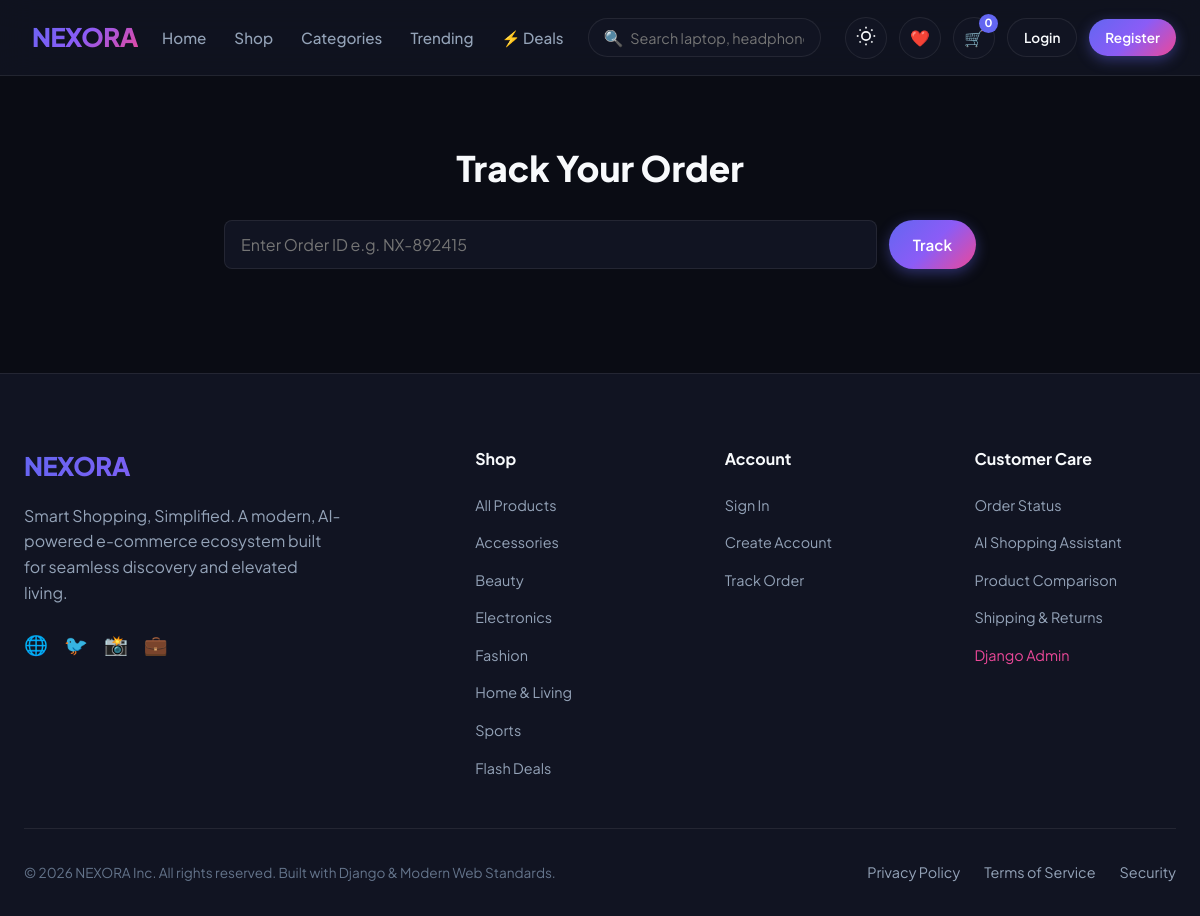
Page /order/track/ on the committed database.
### store/models.py (models this page shows, shortened)
class Category(models.Model):
    name = models.CharField(max_length=100, unique=True)
    slug = models.SlugField(max_length=120, unique=True)
    description = models.TextField(blank=True, null=True)
    image_url = models.URLField(max_length=500, blank=True, null=True)
    icon = models.CharField(max_length=50, default='bi-tag', help_text='Icon class or identifier')
    created_at = models.DateTimeField(auto_now_add=True)
    class Meta:
        verbose_name_plural = 'Categories'
        ordering = ['name']

### store/views.py (the view)
# urls.py: path('order/track/', views.order_tracking_view, name='order_tracking'),
def order_tracking_view(request, order_id=None):
    order = None
    query_id = request.GET.get('order_id', order_id or '').strip()
    if query_id:
        order = Order.objects.filter(order_id__iexact=query_id).first()
        if not order:
            messages.error(request, f'No order found with ID "{query_id}". Please check and try again.')
    return render(request, 'store/order_tracking.html', {
        'order': order,
        'searched_id': query_id
    })

### store/context_processors.py (called while the page is built)
def global_store_context(request):
    categories = Category.objects.all()
    cart_count = 0
    wishlist_count = 0
    compare_list = request.session.get('compare_list', [])
    if request.user.is_authenticated:
        cart = Cart.objects.filter(user=request.user).first()
        if cart:
            cart_count = cart.total_items
        wishlist_count = Wishlist.objects.filter(user=request.user).count()
    else:
        session_key = request.session.session_key
        if session_key:
            cart = Cart.objects.filter(session_key=session_key).first()
            if cart:
                cart_count = cart.total_items
    return {
        'global_categories': categories,
        'cart_count': cart_count,
        'wishlist_count': wishlist_count,
        'compare_count': len(compare_list),
        'compare_list': compare_list,
    }

### store/templates/store/order_tracking.html (shortened to what this page needs)
{% extends 'store/base.html' %}
{% block content %}
<div class="container" style="padding:4rem 1.5rem;max-width:800px;">
  <h1 style="font-size:2.2rem;font-weight:800;margin-bottom:1.5rem;text-align:center;">Track Your Order</h1>
  <form method="GET" style="display:flex;gap:0.75rem;margin-bottom:2.5rem;">
    <input type="text" name="order_id" value="{{ searched_id }}" required class="form-control" placeholder="Enter Order ID e.g. NX-892415">
    <button type="submit" class="btn btn-primary">Track</button>
  </form>
</div>
{% endblock %}

### store/templates/store/base.html (shortened to what this page needs)
{% load static %}
<!DOCTYPE html>
<html lang="en" data-theme="dark">
<head>
  <link rel="stylesheet" href="{% static 'css/main.css' %}">
</head>
<body>
  <header class="navbar">
    <div class="container">
      <a href="{% url 'home' %}" class="brand-logo">
        NEXORA
      </a>
      <ul class="nav-links">
        <li><a href="{% url 'home' %}" class="nav-link {% if request.resolver_match.url_name == 'home' %}active{% endif %}">Home</a></li>
        <li><a href="{% url 'product_list' %}" class="nav-link {% if request.resolver_match.url_name == 'product_list' and not request.GET.sort %}active{% endif %}">Shop</a></li>
        <li><a href="{% url 'product_list' %}#categories" class="nav-link">Categories</a></li>
        <li><a href="{% url 'product_list' %}?sort=popular" class="nav-link">Trending</a></li>
        <li><a href="{% url 'home' %}#flash-deals" class="nav-link">⚡ Deals</a></li>
      </ul>
      <form action="{% url 'product_list' %}" method="GET" class="nav-search-box">
        <span class="nav-search-icon">🔍</span>
        <input type="text" name="q" value="{{ request.GET.q|default:'' }}" class="nav-search-input" placeholder="Search laptop, headphones, shoes..." autocomplete="off" id="headerSearchInput">
      </form>
      <div class="nav-actions">
        <button class="action-btn" id="themeToggleBtn" title="Toggle Theme">
          <span id="themeIcon">🌙</span>
        </button>
        {% if user.is_authenticated %}
        <a href="{% url 'wishlist' %}" class="action-btn" title="Wishlist">
          <span>❤️</span>
          <span class="badge-count" id="wishlistBadge">{{ wishlist_count }}</span>
        </a>
        {% else %}
        <a href="{% url 'login' %}?next={% url 'wishlist' %}" class="action-btn" title="Wishlist">
          <span>❤️</span>
        </a>
        {% endif %}
        <a href="{% url 'cart' %}" class="action-btn" id="navCartBtn" title="Shopping Cart">
          <span>🛒</span>
          <span class="badge-count" id="cartBadge">{{ cart_count }}</span>
        </a>
        {% if user.is_authenticated %}
        <a href="{% url 'profile' %}" class="btn btn-secondary btn-sm" style="margin-left:0.25rem;">
          👤 {{ user.first_name|default:user.username }}
        </a>
        <a href="{% url 'logout' %}" class="btn btn-secondary btn-sm" title="Logout">Exit</a>
        {% else %}
        <a href="{% url 'login' %}" class="btn btn-secondary btn-sm">Login</a>
        <a href="{% url 'register' %}" class="btn btn-primary btn-sm">Register</a>
        {% endif %}
      </div>
    </div>
  </header>
  <main style="flex:1;">
    {% block content %}{% endblock %}
  </main>
  <footer class="footer">
    <div class="container">
      <div class="footer-grid">
        <div>
          <a href="{% url 'home' %}" class="brand-logo" style="margin-bottom:0.75rem;">NEXORA</a>
          <p class="footer-desc">Smart Shopping, Simplified. A modern, AI-powered e-commerce ecosystem built for seamless discovery and elevated living.</p>
          <div style="display:flex;gap:1rem;color:var(--text-dim);font-size:1.2rem;">
            <span>🌐</span> <span>🐦</span> <span>📸</span> <span>💼</span>
          </div>
        </div>
        <div>
          <h4 class="footer-title">Shop</h4>
          <ul class="footer-links">
            <li><a href="{% url 'product_list' %}" class="footer-link">All Products</a></li>
            {% for cat in global_categories %}
            <li><a href="{% url 'product_list' %}?category={{ cat.slug }}" class="footer-link">{{ cat.name }}</a></li>
            {% endfor %}
            <li><a href="{% url 'home' %}#flash-deals" class="footer-link">Flash Deals</a></li>
          </ul>
        </div>
        <div>
          <h4 class="footer-title">Account</h4>
          <ul class="footer-links">
            {% if user.is_authenticated %}
            <li><a href="{% url 'profile' %}" class="footer-link">My Profile</a></li>
            <li><a href="{% url 'wishlist' %}" class="footer-link">Wishlist</a></li>
            <li><a href="{% url 'cart' %}" class="footer-link">Shopping Cart</a></li>
            <li><a href="{% url 'order_tracking' %}" class="footer-link">Track Orders</a></li>
            <li><a href="{% url 'logout' %}" class="footer-link">Sign Out</a></li>
            {% else %}
            <li><a href="{% url 'login' %}" class="footer-link">Sign In</a></li>
            <li><a href="{% url 'register' %}" class="footer-link">Create Account</a></li>
            <li><a href="{% url 'order_tracking' %}" class="footer-link">Track Order</a></li>
            {% endif %}
          </ul>
        </div>
        <div>
          <h4 class="footer-title">Customer Care</h4>
          <ul class="footer-links">
            <li><a href="{% url 'order_tracking' %}" class="footer-link">Order Status</a></li>
            <li><a href="{% url 'home' %}#ai-assistant" class="footer-link">AI Shopping Assistant</a></li>
            <li><a href="{% url 'compare' %}" class="footer-link">Product Comparison</a></li>
            <li><a href="#" class="footer-link">Shipping & Returns</a></li>
            <li><a href="/admin/" class="footer-link" style="color:var(--accent);">Django Admin</a></li>
          </ul>
        </div>
      </div>
      <div class="footer-bottom">
        <div>&copy; 2026 NEXORA Inc. All rights reserved. Built with Django & Modern Web Standards.</div>
        <div style="display:flex;gap:1.5rem;">
          <a href="#" class="footer-link">Privacy Policy</a>
          <a href="#" class="footer-link">Terms of Service</a>
          <a href="#" class="footer-link">Security</a>
        </div>
      </div>
    </div>
  </footer>
</body>
</html>

### rows in the picture
Category: name "Accessories"
Category: name "Beauty"
Category: name "Electronics"
Category: name "Fashion"
Category: name "Home & Living"
Category: name "Sports"

### other values in the picture
{{ cart_count }} "0"
